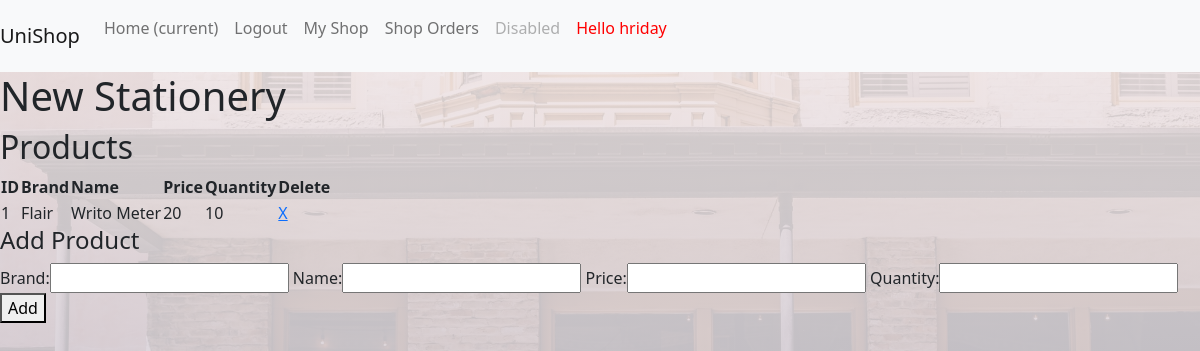
Before: /myshop/ (signed in) with the older database file.
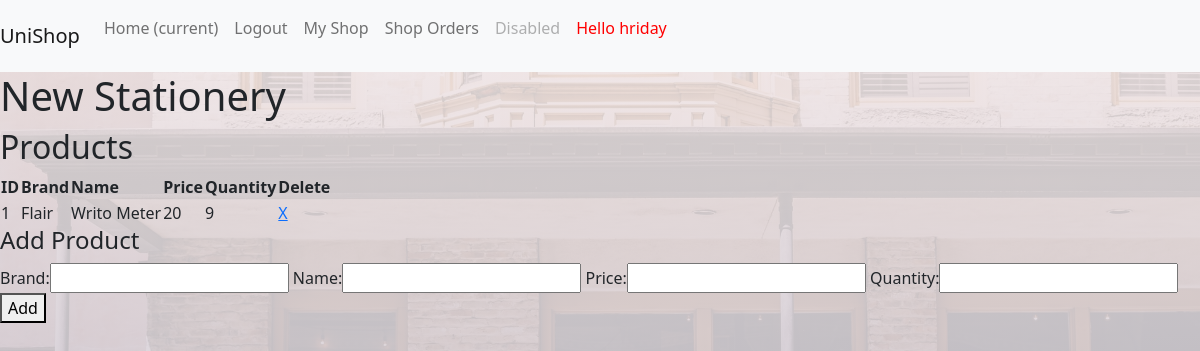
After: the same page with the newer database file.
### unishop/models.py (models this page shows, shortened)
class Product(models.Model):
    brand = models.CharField(max_length=50)
    name = models.CharField(max_length=50)
    price = models.PositiveIntegerField()
    quantity = models.PositiveIntegerField()
    image_name = models.TextField(null=True)
    shop = models.ForeignKey('Shop',on_delete=models.CASCADE)
    class Meta:
        db_table = "Product"

### unishop/views.py (the view)
# urls.py: path('myshop/',views.myshop,name = "myshop"),
@login_required
def myshop(request):
    if not request.user.profile.is_owner:
        return redirect('/')
    if request.method == "GET":
        shop_form = ShopForm()
        product_form = ProductForm()
        return render(request,'unishop/myshop.html',{
            "shop_form" : shop_form,
            "product_form" : product_form
        })
    else:
        shop = ShopForm(request.POST)
        shop = shop.save(commit=False)
        shop.owner = request.user
        shop.save()
        return redirect('/myshop')

### unishop/forms.py
class ShopForm(forms.ModelForm):
    class Meta:
        model = Shop
        exclude = ["owner","image_url"]

class ProductForm(forms.ModelForm):
    class Meta:
        model = Product
        fields = ['brand','name','price','quantity']

### unishop/templates/unishop/myshop.html (shortened to what this page needs)
{% extends 'unishop/base.html' %}
{% block bodyblock %}
{% if not user.shop %}
<h1>You need to create your shop first</h1>
<form action="/myshop/" method = "POST">
    {{shop_form.as_p}}
    {% csrf_token %}
    <button type = "submit">Create Shop</button>
</form>
{% else %}
<h1>
{{user.shop.name}}
</h1>
<h2>Products</h2>
<table>
    <tr>
        <th>ID</th>
        <th>Brand</th>
        <th>Name</th>
        <th>Price</th>
        <th>Quantity</th>
        <th>Delete</th>
    </tr>
    {% for product in user.shop.product_set.all  %}
    <tr>
        <td>{{product.id}}</td>
        <td>{{product.brand}}</td>
        <td>{{product.name}}</td>
        <td>{{product.price}}</td>
        <td>{{product.quantity}}</td>
        <td><a href = "/product/delete/{{product.id}}" >X</a></td>
    </tr>
{% endfor %}
</table>
<h4>Add Product</h4>
<form action="/product/add/" method = "POST">
    {{product_form}}
    <button type = "submit">Add</button>
</form>
{% endif %}
{% endblock bodyblock %}

Changed rows visible on the page:
changed Product "Flair": quantity "10" → "9"
